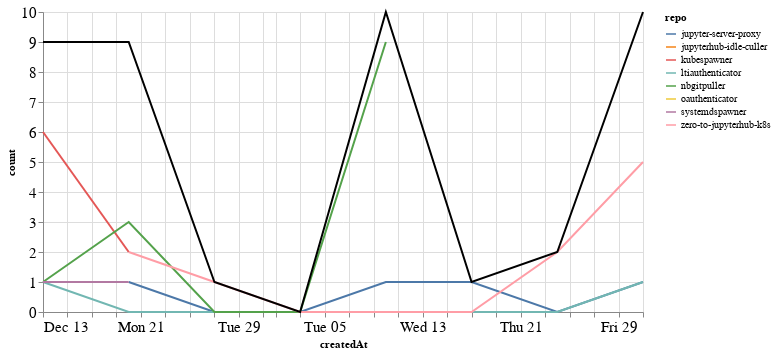

Source (notebook cell):
### Markdown cell above
### Comments

### Code cell
comments_time = comments.groupby('repo').resample('W', on='createdAt').count()['author'].reset_index()
comments_time = comments_time.rename(columns={'author': 'count'})
comments_time_total = comments_time.groupby('createdAt').agg({"count": "sum"}).reset_index()
ch1 = alt.Chart(comments_time, width=600).mark_line().encode(
    x='createdAt',
    y='count',
    color='repo',
    tooltip="repo"
)

ch2 = alt.Chart(comments_time_total, width=600).mark_line(color="black").encode(
    x='createdAt',
    y='count',
)

ch1 + ch2

### Figure 1 — Vega-Lite specification as saved in the notebook (floating-point values rounded to 4 significant figures)
{"config": {"axisLeft": {"labelFontSize": 15}, "axisBottom": {"labelFontSize": 15}}, "layer": [{"data": {"name": "data-99d2b11931635c14062c09624fda220b"}, "mark": "line", "encoding": {"color": {"type": "nominal", "field": "repo"}, "tooltip": {"type": "nominal", "field": "repo"}, "x": {"type": "temporal", "field": "createdAt"}, "y": {"type": "quantitative", "field": "count"}}, "width": 600}, {"data": {"name": "data-4733e319fa662c2385af8bb2338c15db"}, "mark": {"type": "line", "color": "black"}, "encoding": {"x": {"type": "temporal", "field": "createdAt"}, "y": {"type": "quantitative", "field": "count"}}, "width": 600}], "$schema": "https://vega.github.io/schema/vega-lite/v4.8.1.json", "datasets": {"data-99d2b11931635c14062c09624fda220b": [{"repo": "jupyter-server-proxy", "createdAt": "2020-12-20T00:00:00", "count": 1}, {"repo": "jupyter-server-proxy", "createdAt": "2020-12-27T00:00:00", "count": 0}, {"repo": "jupyter-server-proxy", "createdAt": "2021-01-03T00:00:00", "count": 0}, {"repo": "jupyter-server-proxy", "createdAt": "2021-01-10T00:00:00", "count": 1}, {"repo": "jupyter-server-proxy", "createdAt": "2021-01-17T00:00:00", "count": 1}, {"repo": "jupyter-server-proxy", "createdAt": "2021-01-24T00:00:00", "count": 0}, {"repo": "jupyter-server-proxy", "createdAt": "2021-01-31T00:00:00", "count": 1}, {"repo": "jupyterhub-idle-culler", "createdAt": "2021-01-31T00:00:00", "count": 1}, {"repo": "kubespawner", "createdAt": "2020-12-13T00:00:00", "count": 6}, {"repo": "kubespawner", "createdAt": "2020-12-20T00:00:00", "count": 2}, {"repo": "ltiauthenticator", "createdAt": "2020-12-13T00:00:00", "count": 1}, {"repo": "ltiauthenticator", "createdAt": "2020-12-20T00:00:00", "count": 0}, {"repo": "ltiauthenticator", "createdAt": "2020-12-27T00:00:00", "count": 0}, {"repo": "ltiauthenticator", "createdAt": "2021-01-03T00:00:00", "count": 0}, {"repo": "ltiauthenticator", "createdAt": "2021-01-10T00:00:00", "count": 0}, {"repo": "ltiauthenticator", "createdAt": "2021-01-17T00:00:00", "count": 0}, {"repo": "ltiauthenticator", "createdAt": "2021-01-24T00:00:00", "count": 0}, {"repo": "ltiauthenticator", "createdAt": "2021-01-31T00:00:00", "count": 1}, {"repo": "nbgitpuller", "createdAt": "2020-12-13T00:00:00", "count": 1}, {"repo": "nbgitpuller", "createdAt": "2020-12-20T00:00:00", "count": 3}, {"repo": "nbgitpuller", "createdAt": "2020-12-27T00:00:00", "count": 0}, {"repo": "nbgitpuller", "createdAt": "2021-01-03T00:00:00", "count": 0}, {"repo": "nbgitpuller", "createdAt": "2021-01-10T00:00:00", "count": 9}, {"repo": "oauthenticator", "createdAt": "2021-01-31T00:00:00", "count": 2}, {"repo": "systemdspawner", "createdAt": "2020-12-13T00:00:00", "count": 1}, {"repo": "systemdspawner", "createdAt": "2020-12-20T00:00:00", "count": 1}, {"repo": "zero-to-jupyterhub-k8s", "createdAt": "2020-12-20T00:00:00", "count": 2}, {"repo": "zero-to-jupyterhub-k8s", "createdAt": "2020-12-27T00:00:00", "count": 1}, {"repo": "zero-to-jupyterhub-k8s", "createdAt": "2021-01-03T00:00:00", "count": 0}, {"repo": "zero-to-jupyterhub-k8s", "createdAt": "2021-01-10T00:00:00", "count": 0}, {"repo": "zero-to-jupyterhub-k8s", "createdAt": "2021-01-17T00:00:00", "count": 0}, {"repo": "zero-to-jupyterhub-k8s", "createdAt": "2021-01-24T00:00:00", "count": 2}, {"repo": "zero-to-jupyterhub-k8s", "createdAt": "2021-01-31T00:00:00", "count": 5}], "data-4733e319fa662c2385af8bb2338c15db": [{"createdAt": "2020-12-13T00:00:00", "count": 9}, {"createdAt": "2020-12-20T00:00:00", "count": 9}, {"createdAt": "2020-12-27T00:00:00", "count": 1}, {"createdAt": "2021-01-03T00:00:00", "count": 0}, {"createdAt": "2021-01-10T00:00:00", "count": 10}, {"createdAt": "2021-01-17T00:00:00", "count": 1}, {"createdAt": "2021-01-24T00:00:00", "count": 2}, {"createdAt": "2021-01-31T00:00:00", "count": 10}]}}
